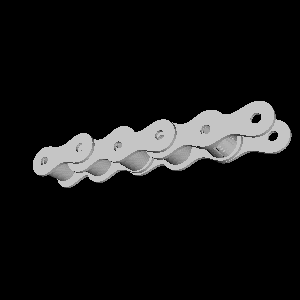

Generate this figure with Python:
#!/usr/bin/env python

# Read a MotionFX CFG file using a position file and render at the middle time step.

import os

import vtkmodules.vtkInteractionStyle  # noqa: F401
import vtkmodules.vtkRenderingFreeType  # noqa: F401
import vtkmodules.vtkRenderingOpenGL2  # noqa: F401

from vtkmodules.vtkCommonExecutionModel import vtkStreamingDemandDrivenPipeline
from vtkmodules.vtkIOMotionFX import vtkMotionFXCFGReader
from vtkmodules.vtkRenderingCore import (
    vtkActor,
    vtkCompositePolyDataMapper,
    vtkRenderWindow,
    vtkRenderWindowInteractor,
    vtkRenderer,
)

# Source
data_dir = os.path.join(os.environ.get("VPE_DATA_DIR", os.path.dirname(os.path.abspath(__file__))), "MotionFX")

# Read the CFG file
motionfx_reader = vtkMotionFXCFGReader()
motionfx_reader.SetFileName(os.path.join(data_dir, "position_file", "generic_chain_input.cfg"))
motionfx_reader.SetTimeResolution(100)
motionfx_reader.UpdateInformation()

# Get time steps
out_info = motionfx_reader.GetOutputInformation(0)
num_time_steps = out_info.Length(vtkStreamingDemandDrivenPipeline.TIME_STEPS())
time_steps = [out_info.Get(vtkStreamingDemandDrivenPipeline.TIME_STEPS(), i)
              for i in range(num_time_steps)]

# Update to middle time step
motionfx_reader.UpdateTimeStep(time_steps[num_time_steps // 2])

# Mapper
composite_mapper = vtkCompositePolyDataMapper()
composite_mapper.SetInputDataObject(motionfx_reader.GetOutputDataObject(0))

# Actor
actor = vtkActor()
actor.SetMapper(composite_mapper)

# Renderer
renderer = vtkRenderer()
renderer.AddActor(actor)

# Render window
render_window = vtkRenderWindow()
render_window.AddRenderer(renderer)
render_window.SetWindowName("motion fxcfg reader position file")
render_window.SetMultiSamples(0)
render_window.SetSize(300, 300)

# Interactor
interactor = vtkRenderWindowInteractor()
interactor.SetRenderWindow(render_window)

# Scene
camera = renderer.GetActiveCamera()
camera.SetFocalPoint(0.09, -0.02, -0.13)
camera.SetPosition(0.15, -0.37, 0.15)
camera.SetViewUp(-0.89, -0.35, -0.25)
renderer.ResetCamera()

interactor.Initialize()
interactor.Start()
